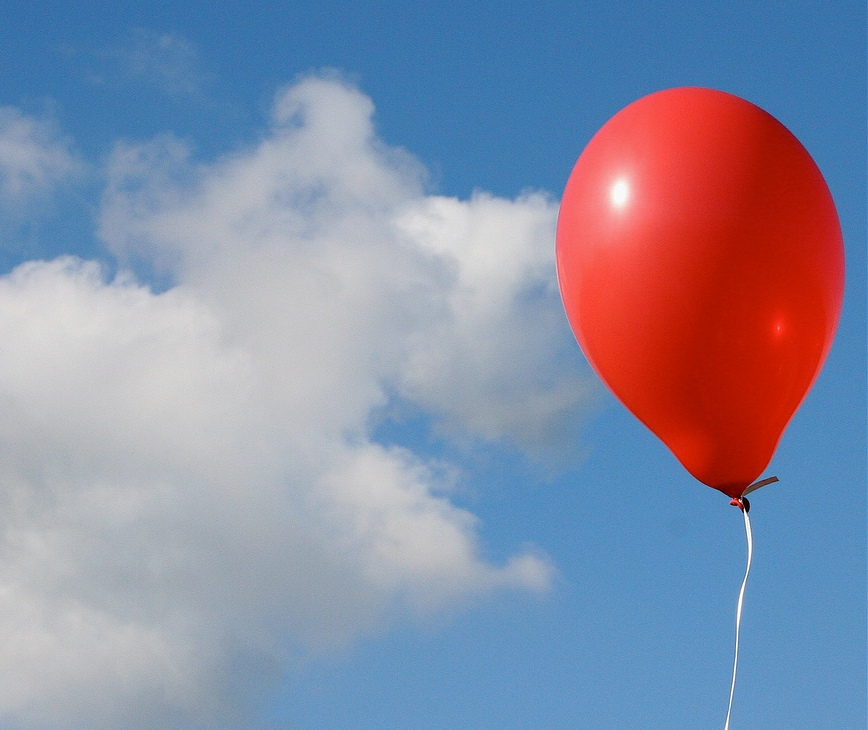
#> input picture python/opencv/image.jpg, 868 x 730 px
$ python test.py
#> lines starting #> are read from the running program, lines starting #| are printed output that depends on the picture; after the words box and inside, x2 and y2 are one past the last pixel; in counts of white or black regions, pixels touching at a corner belong together
import cv2
import numpy as np

img = cv2.imread('image.jpg')
#> img is the input picture: shape (730, 868, 3); mean B, G, R 165.4, 141.6, 136.4

x = 700
y = 300

cv2.circle(img, (x, y), 10, (255, 0, 0), -1)
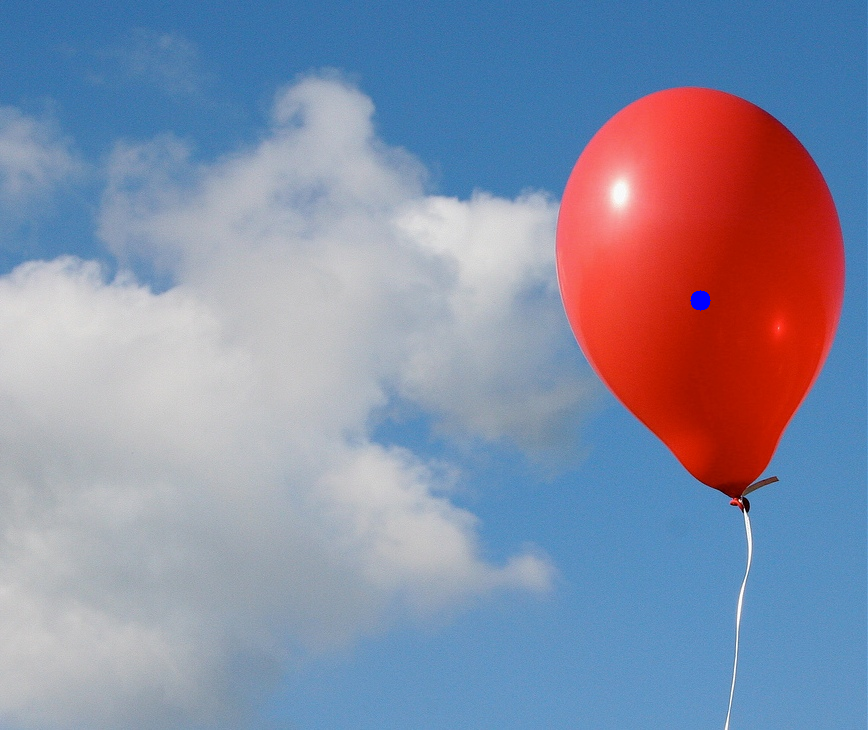
#> img: shape (730, 868, 3); 0.05% of pixels changed, all inside (x1, y1, x2, y2) = (690, 290, 711, 311)

cv2.imshow('window1', img)

color = img[y, x]
#> color = [255, 0, 0]
print(color)
#| [255   0   0]
print("blue:  " + str(color[0]))
#| blue:  255
print("green: " + str(color[1]))
#| green: 0
print("red:   " + str(color[2]))
#| red:   0

# loop while window is visible
while True:
    cv2.waitKey(50)
    if cv2.getWindowProperty('window1', cv2.WND_PROP_VISIBLE) < 1:
        break

color1 = np.array([150, 0, 0])
color2 = np.array([255, 255, 255])

mask = cv2.inRange(img, color1, color2)
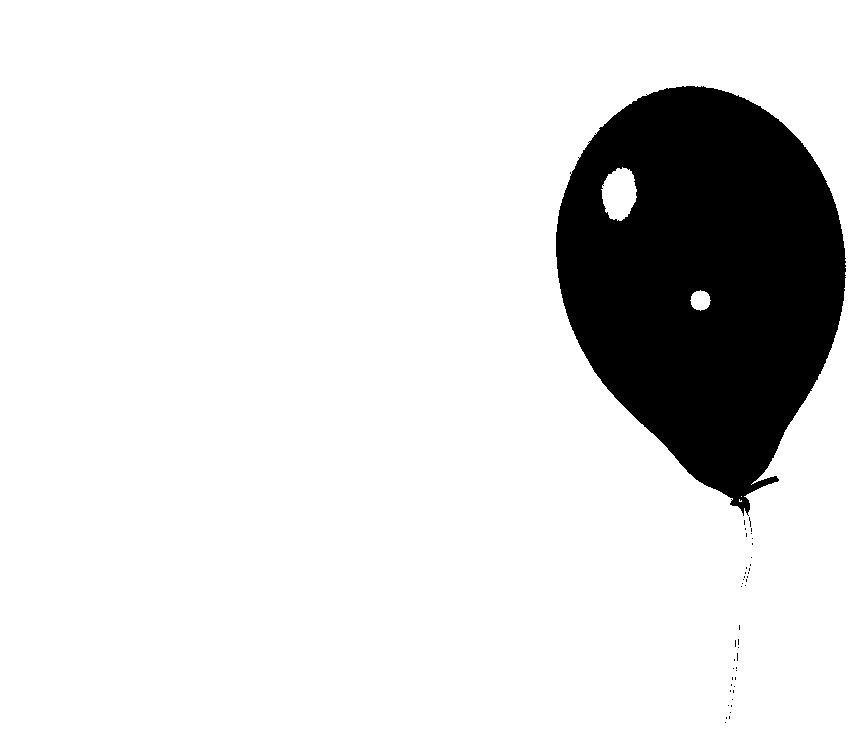
#> mask: shape (730, 868); 86.7% white; 44 black regions (43 under 20 px), largest, box (x1, y1, x2, y2) and area: (556, 86, 846, 516) 84366

color = mask[y, x]
#> color = 255
print(color)
#| 255

cv2.imshow('window1', mask)

# loop while window is visible
while True:
    cv2.waitKey(50)
    if cv2.getWindowProperty('window1', cv2.WND_PROP_VISIBLE) < 1:
        break
